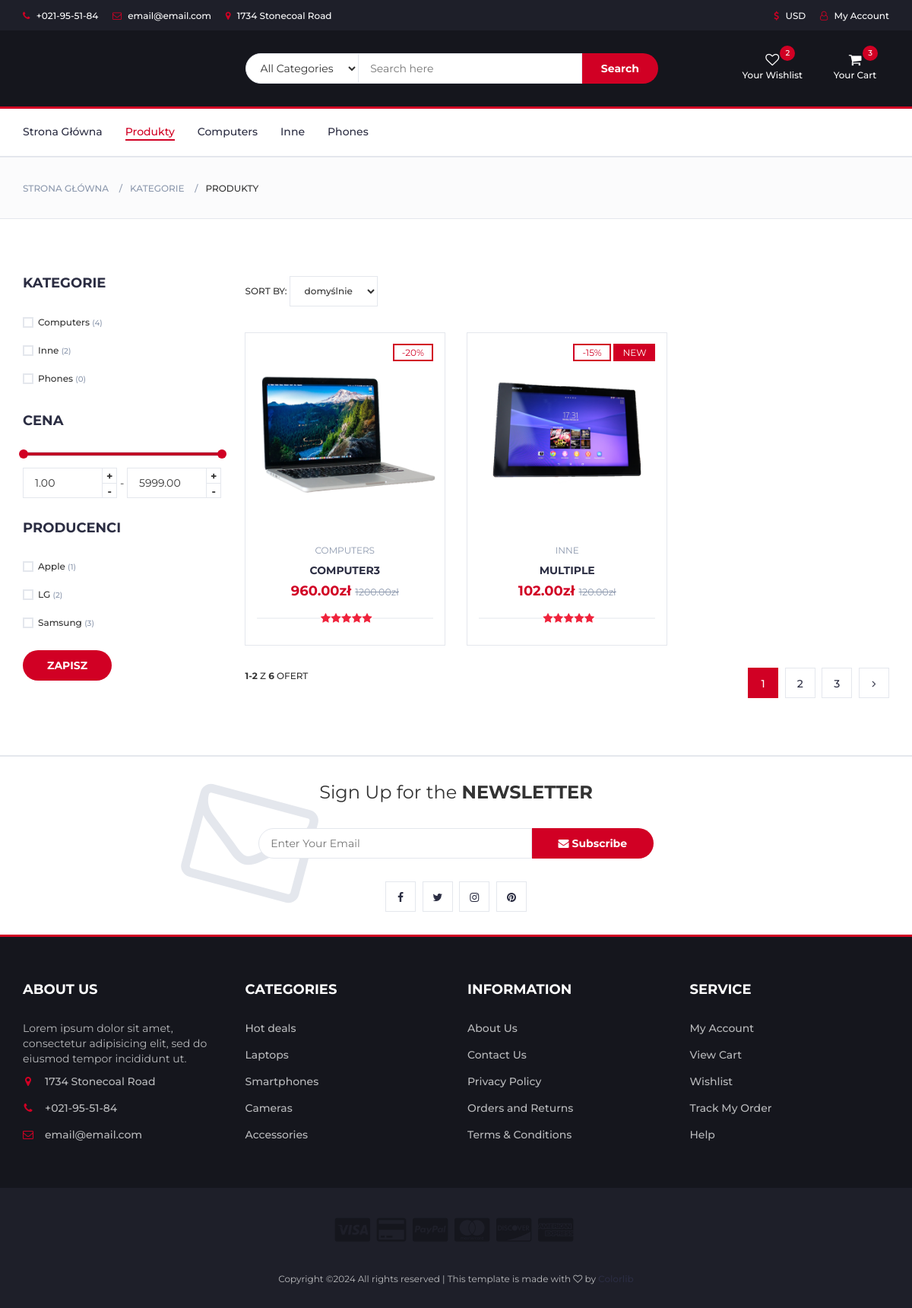
/products/, run on an earlier commit of the app's database.
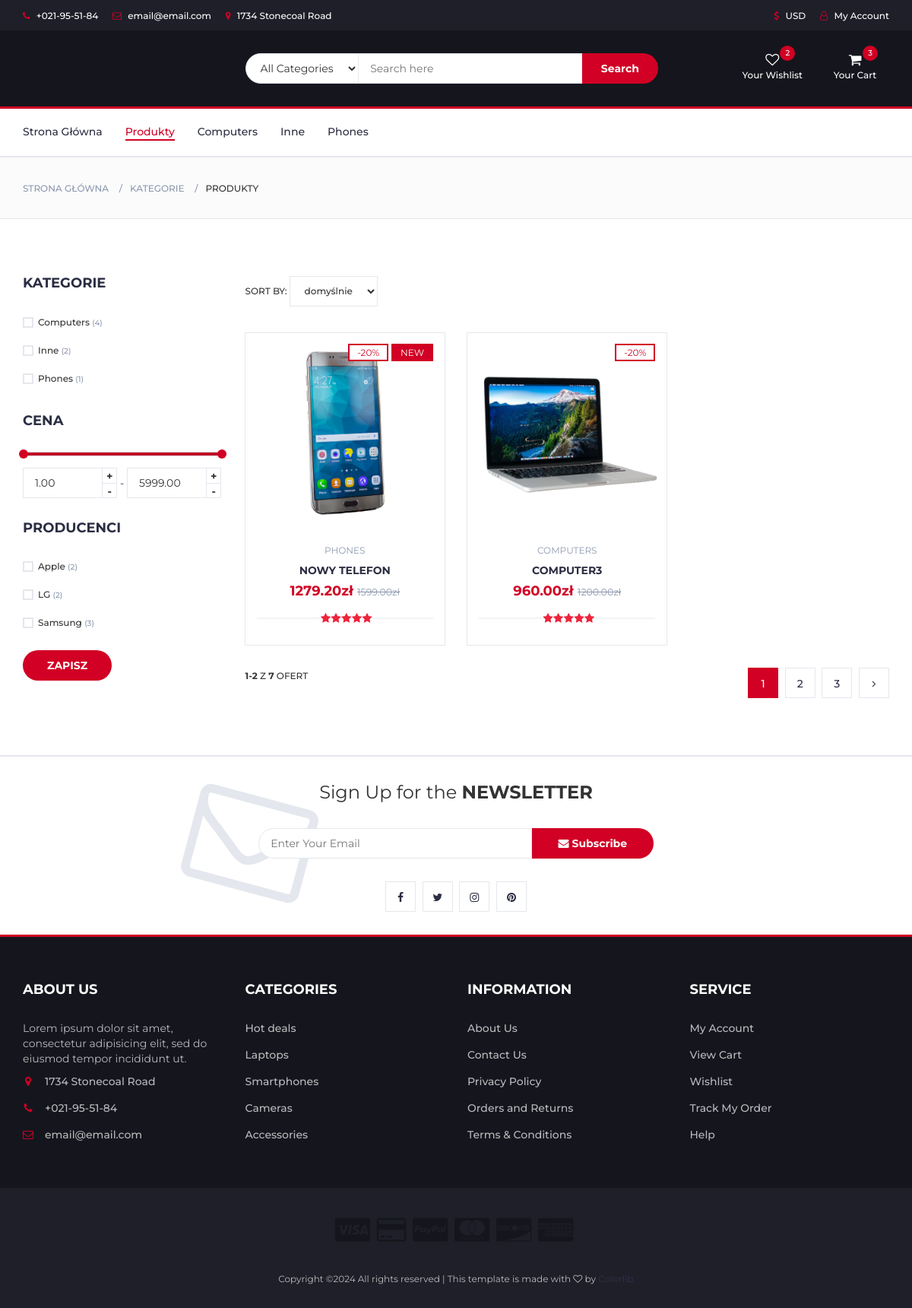
And on a later commit of the database.
### products/models.py (models this page shows, shortened)
class Category(models.Model):
    name = models.CharField(max_length=100, null=True)
    slug = models.SlugField(null=True, blank=True)
    banner = models.ImageField(blank=True)

class Brand(models.Model):
    name = models.CharField(max_length=100, null=True)
    slug = models.SlugField(null=True, blank=True)

class Product(models.Model):
    title = models.CharField(max_length=75)
    price = models.DecimalField(max_digits=6, default=0.00, decimal_places=2)
    description = models.TextField(blank=True)
    details = models.TextField(blank=True)
    slug = models.SlugField(null=True, blank=True)
    created_date = models.DateTimeField(auto_now_add=True)
    banner = models.ImageField(blank=True)
    quantity = models.PositiveIntegerField(default=0)
    sold_quantity = models.PositiveBigIntegerField(default=0)
    discount_percentage = models.DecimalField(max_digits=5, decimal_places=2, default=0.00)
    discounted_price = models.DecimalField(max_digits=6, decimal_places=2, default=0.00)
    is_new = models.BooleanField(default=False)
    category = models.ForeignKey(Category, on_delete=models.CASCADE, related_name='products', default="2")
    brand = models.ForeignKey(Brand, on_delete=models.CASCADE, related_name='products', null=True)

### products/views.py (the view)
# urls.py: path('', views.products_list, name="list"),
def products_list(request, p=1):
    path = request.path
    path_matches = bool(re.match(r'^/products/[a-z]+/.*$', path))
    path_matches_paginator = bool(re.match(r'^/products/[0-9]+/.*$', path))
    if path_matches_paginator:
        path_paginator = '/' + '/'.join(path.strip('/').split('/')[:-1]) + '/'
    else:
        path_paginator = request.path
    categories = Category.objects.all().order_by('name').annotate(product_count=Count('products'))
    brands = Brand.objects.all().order_by('name').annotate(product_count=Count('products'))
    sort_by = request.GET.get('sort_by', '-created_date')
    min_price = float(request.GET.get('min-price', '1.00'))
    max_price = float(request.GET.get('max-price', '9999.00'))
    selected_brands = request.GET.getlist('brand')
    selected_brands = [int(brands) for brands in selected_brands]
    selected_categories = request.GET.getlist('category')
    selected_categories = [int(cat) for cat in selected_categories]
    product_filter = Product.objects.filter(price__range=(min_price, max_price))
    if selected_categories:
        product_filter = product_filter.filter(category__in=selected_categories)
    if selected_brands:
        product_filter = product_filter.filter(brand__in=selected_brands)
    products = product_filter.order_by(sort_by)
    paginator = Paginator(products, 2)
    page_number = request.GET.get('page', p)
    page_obj = paginator.page(page_number)
    context = {
        'path_matches' : path_matches,
        'products' : page_obj,
        'categories' : categories,
        'brands' : brands,
        'selected_categories' : selected_categories,
        'selected_brands' : selected_brands,
        'path_paginator' : path_paginator
    }
    return render(request, 'products/products_list.html', context)

### products/templates/products/products_list.html (shortened to what the changed rows need)
{% extends 'layout.html' %}
{% block content %}
<div class="section">
    <div class="container">
        {% if path_matches %}
            <form method="GET" action="{% url 'products:list_category' category=path_category %}" id="filter-form">
        {% else %}
            <form method="GET" action="{% url 'products:list' %}" id="filter-form">
        {% endif %}
            <div class="row">
                <div id="aside" class="col-md-3">
                    <div class="aside">
                        {% if not path_matches %}
                            <div class="checkbox-filter">
                                {% for category in categories %}
                                    <div class="input-checkbox">
                                        <label for="category-{{category.id}}">
                                            <span></span>
                                                {{ category.name }}
                                            <small>({{category.product_count}})</small>
                                        </label>
                                    </div>
                                {% endfor %}
                            </div>
                        {% endif %}
                    </div>
                    <div class="aside">
                        <div class="checkbox-filter">
                            {% for brand in brands %}
                                <div class="input-checkbox">
                                    <label for="brand-{{brand.id}}">
                                        <span></span>
                                            {{brand.name}}
                                        <small>({{brand.product_count}})</small>
                                    </label>
                                </div>
                            {% endfor %}
                        </div>
                    </div>
                </div>
                <div id="store" class="col-md-9">
                    <div class="row">
                        {% for product in products %}
                            <div class="col-md-4 col-xs-6">
                                <div class="product">
                                    <div class="product-img">
                                        <img src="{{product.banner.url}}" alt="{{product.banner.title}}">
                                        <div class="product-label">
                                            {% if product.discount_percentage > 0.00 %}
                                                <span class="sale">-{{ product.discount_percentage|floatformat:0 }}%</span>
                                            {% endif %}
                                            {% if product.is_new == True %}
                                                <span class="new">NEW</span>
                                            {% endif %}
                                        </div>
                                    </div>
                                    <div class="product-body">
                                        <p class="product-category">{{product.category.name}}</p>
                                        <h3 class="product-name"><a href="{% url 'products:page' slug=product.slug %}">{{product.title}}</a></h3>
                                        {% if product.discount_percentage > 0.00 %}
                                            <h4 class="product-price">{{product.discounted_price}}zł <del class="product-old-price">{{product.price}}zł</del></h4>
                                        {% else %}
                                            <h4 class="product-price">{{product.discounted_price}}zł</h4>
                                        {% endif %}
                                        <div class="product-rating">
                                            <i class="fa fa-star"></i>
                                            <i class="fa fa-star"></i>
                                            <i class="fa fa-star"></i>
                                            <i class="fa fa-star"></i>
                                            <i class="fa fa-star"></i>
                                        </div>
                                    </div>
                                    <div class="add-to-cart">
                                        <button class="add-to-cart-btn"> add to cart</button>
                                    </div>
                                </div>
                            </div>
                        {% endfor %}
                    </div>
                    <div class="store-filter clearfix">
                        <span class="store-qty"><b>{{ products.start_index }}-{{ products.end_index }}</b> z <b>{{ products.paginator.count }}</b> ofert</span>
                        <ul class="store-pagination">
                            {% if products.paginator.num_pages > 1 %}
                                {% for page in products.paginator.page_range %}
                                    {% if page >= products.number|add:-2 and page <= products.number|add:2 %}
                                        {% if page == products.number %}
                                        <li class="active">{{page}}</li>
                                        {% else %}
                                            {% if request.GET %}
                                                <li><a href="{{path_paginator}}{{ page }}/?{{request.GET.urlencode}}">{{ page }}</a></li>
                                            {% else %}
                                                <li><a href="{{path_paginator}}{{ page }}/">{{ page }}</a></li>
                                            {% endif %}
                                        {% endif %}
                                    {% endif %}
                                {% endfor %}
                                {% if products.number < products.paginator.num_pages %}
                                    {% if request.GET %}
                                        <li><a href="{{path_paginator}}{{ products.next_page_number }}/?{{request.GET.urlencode}}"><i class="fa fa-angle-right"></i></a></li>
                                    {% else %}
                                        <li><a href="{{path_paginator}}{{ products.next_page_number }}/"><i class="fa fa-angle-right"></i></a></li>
                                    {% endif %}
                                {% endif %}
                            {% endif %}
                        </ul>
                    </div>
                </div>
            </div>
        </form>
    </div>
</div>
{% endblock %}

### templates/layout.html (shortened to what the changed rows need)
<!DOCTYPE html>
<html lang="pl">
    {% load static %}
	<head>
 		<link rel="stylesheet" href="{% static 'css/bootstrap.min.css' %}"/>
 		<link type="text/css" rel="stylesheet" href="{% static 'css/slick.css' %}"/>
 		<link type="text/css" rel="stylesheet" href="{% static 'css/slick-theme.css' %}"/>
 		<link type="text/css" rel="stylesheet" href="{% static 'css/nouislider.min.css' %}"/>
 		<link rel="stylesheet" href="{% static 'css/font-awesome.min.css' %}">
 		<link type="text/css" rel="stylesheet" href="{% static 'css/style.css' %}"/>
    </head>
	<body>
		<nav id="navigation">
			<div class="container">
				<div id="responsive-nav">
					<ul class="main-nav nav navbar-nav">
						{% for category in categories %}
							{% if category.slug in request.path %}
								<li class="active">
									<a href="{% url 'products:list_category' category=category.slug %}">{{ category.name }}</a>
								</li>
							{% else %}
								<li>
									<a href="{% url 'products:list_category' category=category.slug %}">{{ category.name }}</a>
								</li>
							{% endif %}
						{% endfor %}
					</ul>
				</div>
			</div>
		</nav>
        {% block content %}
        {% endblock%}
	</body>
</html>

What changed in the data, as far as the page shows it:
no longer on this page (row unchanged): Product: banner (picture), discount_percentage "15", is_new "NEW", category.name "INNE", title "MULTIPLE", discounted_price "102.00", price "120.00"
computed for Category "Phones": product_count "0" → "1"
computed for Brand "Apple": product_count "1" → "2"
added Product: banner (picture), discount_percentage "20", is_new "NEW", category.name "PHONES", title "NOWY TELEFON", discounted_price "1279.20", price "1599.00"
Also different on the page:
{{ products.paginator.count }}: "6" → "7"
